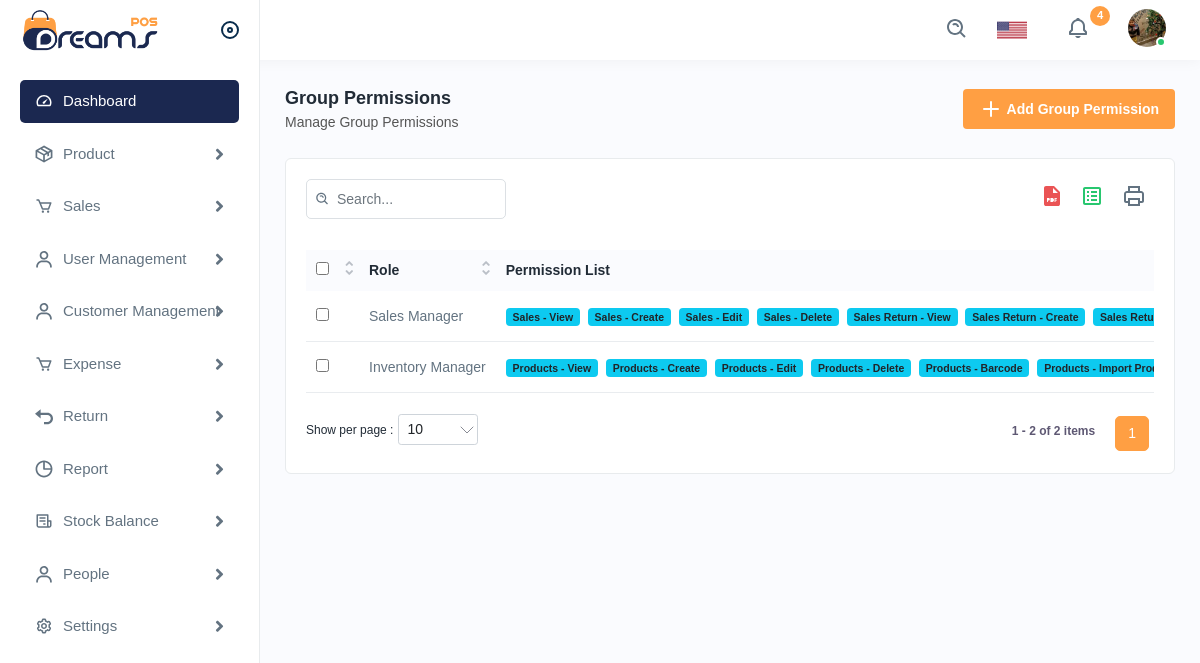
Screenshot of /admin_panel/manage_permissions/ (signed in) with the database file from the repository.
### admin_panel/models.py (models this page shows, shortened)
class Permission(models.Model):
    name = models.CharField(max_length=100)

### admin_panel/views.py (the view)
# urls.py: path('manage_permissions/', views.manage_permissions, name='manage_permissions'),
@login_required
def manage_permissions(request):
    roles = Role.objects.all().order_by('-id')  # Recent roles first
    data = []
    for role in roles:
        permissions = RolePermission.objects.filter(role=role).select_related('permission')
        perm_names = [perm.permission.name for perm in permissions]
        data.append({
            'role_id': role.id,
            'role_name': role.get_name_display(),  # This uses the human-readable label
            'permissions': perm_names,
            'status': 'Active',  # Or dynamically set a status if needed
        })
    return render(request, 'admin-pages/manage_permissions.html', {'data': data})

### templates/admin-pages/manage_permissions.html (shortened to what this page needs)
{% extends "dashboard/base.html" %}
{% load static %}
{% block content %}
<div class="page-wrapper">
<div class="content">
<div class="page-header">
<div class="page-title">
<h4>Group Permissions</h4>
<h6>Manage Group Permissions</h6>
</div>
<div class="page-btn">
<a class="btn btn-added" href="{% url 'create_permission' %}"><img src="{% static 'assets/img/icons/plus.svg' %}" alt="img" class="me-1">Add Group Permission</a>
</div>
</div>
<div class="card">
<div class="card-body">
<div class="table-top">
<div class="search-set">
<div class="search-input">
<a class="btn btn-searchset"><img src="{% static 'assets/img/icons/search-white.svg' %}" alt="img"></a>
</div>
</div>
<div class="wordset">
<ul>
<li>
<a data-bs-toggle="tooltip" data-bs-placement="top" title="pdf"><img src="{% static 'assets/img/icons/pdf.svg' %}" alt="img"></a>
</li>
<li>
<a data-bs-toggle="tooltip" data-bs-placement="top" title="excel"><img src="{% static 'assets/img/icons/excel.svg' %}" alt="img"></a>
</li>
<li>
<a data-bs-toggle="tooltip" data-bs-placement="top" title="print"><img src="{% static 'assets/img/icons/printer.svg' %}" alt="img"></a>
</li>
</ul>
</div>
</div>
<div class="table-responsive">
<table class="table datanew">
    <thead>
        <tr>
            <th><input type="checkbox"></th>
            <th>Role</th>
            <th>Permission List</th>
        </tr>
    </thead>
    <tbody>
        {% for item in data %}
        <tr>
            <td><input type="checkbox"></td>
            <td>{{ item.role_name }}</td>
            <td>
                {% if item.permissions %}
                    {% for perm in item.permissions %}
                        <span class="badge bg-info text-dark me-1">{{ perm }}</span>
                    {% endfor %}
                {% else %}
                    <span class="text-muted">No Permissions</span>
                {% endif %}
            </td>
        </tr>
        {% empty %}
        <tr>
            <td colspan="5" class="text-center">No roles with permissions found.</td>
        </tr>
        {% endfor %}
    </tbody>
</table>
</div>
</div>
</div>
</div>
</div>
</div>
{% endblock %}

### rows the page displays
Permission: permissions "Sales - View"
Permission: permissions "Sales - Create"
Permission: permissions "Sales - Edit"
Permission: permissions "Sales - Delete"
Permission: permissions "Sales Return - View"
Permission: permissions "Sales Return - Create"
Permission: permissions "Sales…"
Permission: permissions "Products - View"
Permission: permissions "Products - Create"
Permission: permissions "Products - Edit"
Permission: permissions "Products - Delete"
Permission: permissions "Products - Barcode"
Permission: permissions "Products - Import…"

### other values shown
{{ item.role_name }} "Sales Manager" "Inventory Manager"
